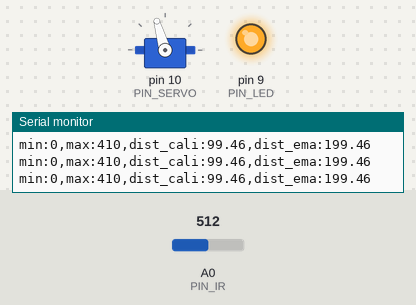
A sketch run on a simulated Arduino Uno, built with avr-gcc and run on an emulated ATmega328P. On the bench: servo, output pins drawn as LEDs (lit = HIGH), the last lines printed to the serial monitor. The inputs (shaded band) are chosen by the test bench; at power-on: A0 (PIN_IR) = 512.

Above: at 1.2 s.
1.3 s: A0 (PIN_IR) set to 365
2.8 s: A0 (PIN_IR) set to 346
At 3.3 s:
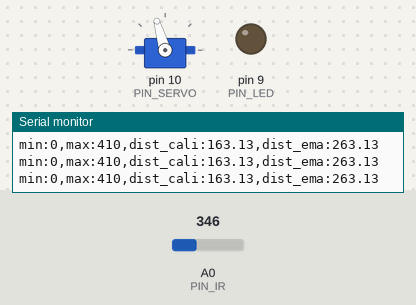
4.3 s: A0 (PIN_IR) set to 278
5.8 s: A0 (PIN_IR) set to 255
At 6.3 s:
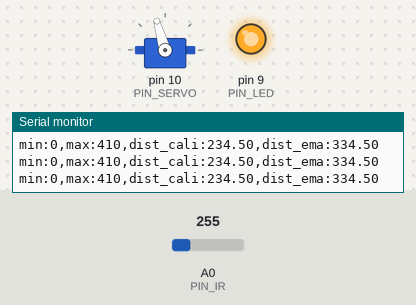
8.8 s: A0 (PIN_IR) set to 228
At 9.2 s:
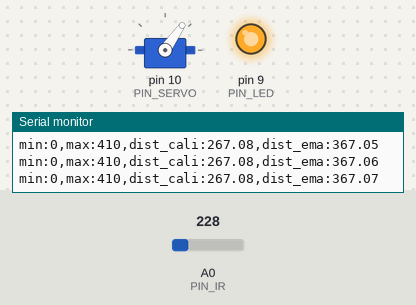
10.3 s: A0 (PIN_IR) set to 265
At 11.5 s:
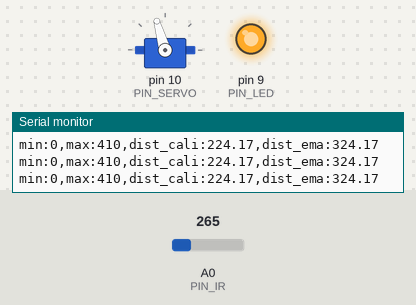
Timing chart, 0 to 12.8 s (numbered marks = the images above; inputs shaded):
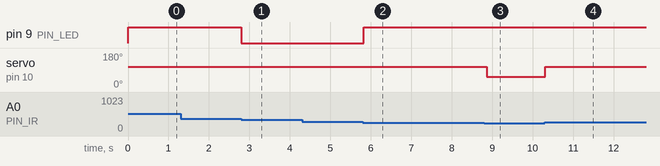

The sketch:

21_bbc_20212959.ino
```cpp
// Arduino pin assignment
#include <Servo.h>
#define PIN_SERVO 10

#define PIN_IR A0
#define PIN_LED 9
#define _DIST_ALPHA 0.35 // ema필터에서 적용할 알파값

Servo myservo;

int a, b; // unit: mm
float dist_ema, alpha;

void setup() {
// initialize GPIO pins
  pinMode(PIN_LED,OUTPUT);
  digitalWrite(PIN_LED, 1);

// initialize serial port
  Serial.begin(57600);

  a = 95;
  b = 407;
  alpha = _DIST_ALPHA;
  dist_ema = 0;
}

float ir_distance(void){ // return value unit: mm
  float val;
  float volt = float(analogRead(PIN_IR));
  val = ((6762.0/(volt-9.0))-4.0) * 10.0;
  return val;
}

void loop() {
  myservo.attach(PIN_SERVO);
  float raw_dist = ir_distance();
  float dist_cali = 100 + 300.0 / (b - a) * (raw_dist - a);

  if (dist_ema == 0){
    dist_ema = dist_cali;
  }
  else{
    dist_ema = alpha * dist_cali + (1-alpha) * dist_ema;
  }

  Serial.print("min:0,max:410,dist_cali:");
  Serial.print(dist_cali);
  Serial.print(",dist_ema:");
  Serial.println(dist_ema + 100);

  if(raw_dist > 156 && raw_dist <224) digitalWrite(PIN_LED, 0);
  else digitalWrite(PIN_LED, 255);

  if (dist_ema > 255){
    myservo.writeMicroseconds(1115);
  }
  else{
    myservo.writeMicroseconds(1640);
  }
  delay(20);
}
```

Measured:
- the behaviour switches between 354 and 353 on A0 (PIN_IR) (found by bisection; images 0 and 1)
- the behaviour switches between 266 and 265 on A0 (PIN_IR) (found by bisection; images 1 and 2)
- the behaviour switches between 238 and 237 on A0 (PIN_IR) (found by bisection; images 2 and 3)
- after the input at 2.8 s, pin 9 (PIN_LED): HIGH → LOW at once
- after the input at 5.8 s, pin 9 (PIN_LED): LOW → HIGH at once
- after the input at 8.8 s, servo on pin 10 (PIN_SERVO): 106° → 55° after 0.06 s
- after the input at 10.3 s, servo on pin 10 (PIN_SERVO): 55° → 106° at once
